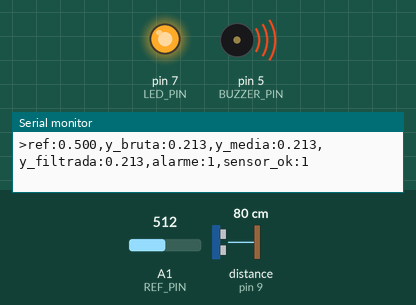
Simulated run of this program. Board: Arduino Uno, built with avr-gcc and run on an emulated ATmega328P. On the bench: output pins drawn as LEDs (lit = HIGH), buzzer (waves = sounding, pin HIGH), the last lines printed to the serial monitor. Wiring (inferred from the names in the program): ultrasonic range finder: trigger pin 8; echo pin 9. The test bench sets the inputs (shaded band); at power-on: distance to the obstacle (sensor on pin 9) 80 cm, A1 (REF_PIN) = 512. The echo pulse lasts 58.3 µs per cm; pins used as bus, display or sensor lines are not drawn.

Above: at 1.2 s.
1.3 s: distance to the obstacle (sensor on pin 9) set to 2 cm
At 2.7 s:
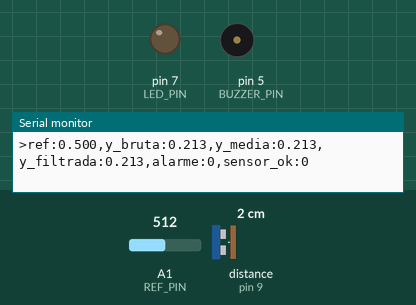
3.0 s: distance to the obstacle (sensor on pin 9) set to 250 cm
At 4.2 s:
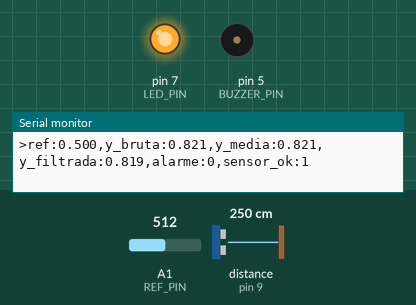
4.9 s: distance to the obstacle (sensor on pin 9) set to 166 cm
7.4 s: distance to the obstacle (sensor on pin 9) set to 155 cm
At 8.5 s:
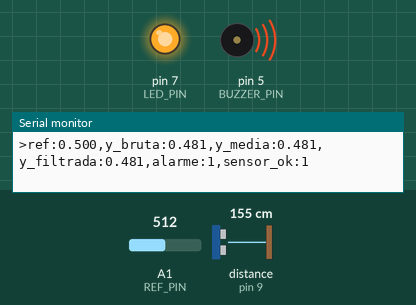
9.2 s: distance to the obstacle (sensor on pin 9) set to 4 cm
At 10.1 s:
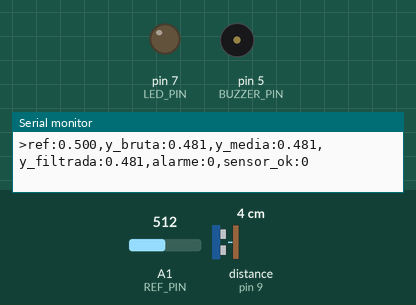
Timing chart, 0 to 11.9 s (numbered marks = the images above; inputs shaded):
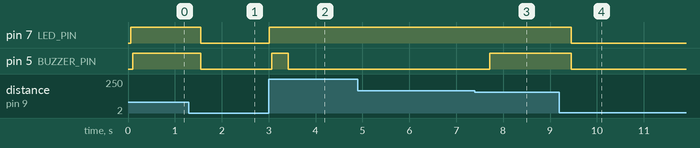

The program:

main.cpp
```cpp
#include <Arduino.h>

// =========================
// Definição de pinos
// =========================
const int TRIG_PIN   = 8;
const int ECHO_PIN   = 9;
const int REF_PIN    = A1;  // potenciômetro → threshold de distância
const int LED_PIN    = 7;   // LED vermelho → sensor ok
const int BUZZER_PIN = 5;   // buzzer → alarme de obstáculo

// =========================
// Parâmetros de amostragem
// =========================
float Ts = 0.05f;  // 50ms

// =========================
// Faixa do sensor
// =========================
const float DIST_MIN_VALIDA  = 20.0f;
const float DIST_MAX_VALIDA  = 300.0f;
const float DIST_MIN_PROJETO = 20.0f;
const float DIST_MAX_PROJETO = 300.0f;
const float DIST_RANGE       = DIST_MAX_PROJETO - DIST_MIN_PROJETO;

// =========================
// Filtro exponencial da saída
// =========================
const float ALPHA = 0.75f;

// =========================
// Filtro do potenciômetro
// =========================
const float ALPHA_REF = 0.85f;

// =========================
// Média móvel
// =========================
const int N_MEDIA = 6;
float janela[N_MEDIA];
int   janela_idx   = 0;
bool  janela_cheia = false;

// =========================
// Rejeição de saltos
// =========================
const float SALTO_MAX_CM = 50.0f;

// =========================
// Robustez de leitura
// =========================
const unsigned long PULSE_TIMEOUT_US = 50000UL;
const int FALHAS_MAX = 5;
int  falhas_consecutivas = 0;
bool sensor_ok = false;

// =========================
// Confirmação do alarme
// =========================
const int CONFIRMACOES_ALARME = 2;
const int CONFIRMACOES_LIVRE  = 3;
int  contador_alarme = 0;
int  contador_livre  = 0;
bool alarme_ativo = false;

// =========================
// Variáveis de estado
// =========================
float dist_valida   = 100.0f;
float dist_media    = 100.0f;
float dist_filtrada = 100.0f;
float ref_filtrado  = 0.5f;

bool primeira_leitura = true;

unsigned long t_prev_ms = 0;

// =========================
// Leitura do sensor
// =========================
bool lerUltrassom(float &dist_cm) {
  digitalWrite(TRIG_PIN, LOW);
  delayMicroseconds(5);
  digitalWrite(TRIG_PIN, HIGH);
  delayMicroseconds(15);
  digitalWrite(TRIG_PIN, LOW);

  unsigned long duracao = pulseIn(ECHO_PIN, HIGH, PULSE_TIMEOUT_US);
  if (duracao == 0) return false;

  float medida = (duracao * 0.0343f) / 2.0f;
  if (medida < DIST_MIN_VALIDA || medida > DIST_MAX_VALIDA) return false;

  dist_cm = medida;
  return true;
}

// =========================
// Média móvel
// =========================
float calcularMedia(float novo_valor) {
  janela[janela_idx] = novo_valor;
  janela_idx = (janela_idx + 1) % N_MEDIA;
  if (janela_idx == 0) janela_cheia = true;

  int n = janela_cheia ? N_MEDIA : janela_idx;
  float soma = 0.0f;
  for (int i = 0; i < n; i++) soma += janela[i];
  return soma / n;
}

void setup() {
  pinMode(TRIG_PIN,   OUTPUT);
  pinMode(ECHO_PIN,   INPUT);
  pinMode(LED_PIN,    OUTPUT);
  pinMode(BUZZER_PIN, OUTPUT);

  digitalWrite(TRIG_PIN,   LOW);
  digitalWrite(LED_PIN,    LOW);
  digitalWrite(BUZZER_PIN, LOW);

  for (int i = 0; i < N_MEDIA; i++) janela[i] = dist_valida;

  ref_filtrado = analogRead(REF_PIN) / 1023.0f;

  Serial.begin(115200);
  t_prev_ms = millis();
}

void loop() {
  if (millis() - t_prev_ms >= (unsigned long)(Ts * 1000.0f)) {
    t_prev_ms += (unsigned long)(Ts * 1000.0f);

    // =========================
    // 1. Leitura do potenciômetro
    // =========================
    float ref_bruto = analogRead(REF_PIN) / 1023.0f;
    ref_filtrado = ALPHA_REF * ref_filtrado + (1.0f - ALPHA_REF) * ref_bruto;
    float ref = ref_filtrado;

    // =========================
    // 2. Leitura bruta do sensor
    // =========================
    float dist_bruta = 0.0f;
    bool leitura_ok = lerUltrassom(dist_bruta);

    if (leitura_ok) {
      falhas_consecutivas = 0;
      sensor_ok = true;

      if (primeira_leitura) {
        dist_valida = dist_bruta;
        primeira_leitura = false;
      } else {
        float salto = fabs(dist_bruta - dist_valida);
        if (salto <= SALTO_MAX_CM) {
          dist_valida = dist_bruta;
        } else {
          dist_valida = 0.7f * dist_valida + 0.3f * dist_bruta;
        }
      }

    } else {
      falhas_consecutivas++;
      sensor_ok = (falhas_consecutivas <= FALHAS_MAX);
    }

    // =========================
    // 3. Média móvel
    // =========================
    dist_media = calcularMedia(dist_valida);

    // =========================
    // 4. Filtro exponencial
    // =========================
    dist_filtrada = ALPHA * dist_filtrada + (1.0f - ALPHA) * dist_media;

    // =========================
    // 5. Normalização [0..1]
    // =========================
    float y_bruta    = constrain((dist_valida   - DIST_MIN_PROJETO) / DIST_RANGE, 0.0f, 1.0f);
    float y_media    = constrain((dist_media    - DIST_MIN_PROJETO) / DIST_RANGE, 0.0f, 1.0f);
    float y_filtrada = constrain((dist_filtrada - DIST_MIN_PROJETO) / DIST_RANGE, 0.0f, 1.0f);

    // =========================
    // 6. Lógica de alarme com confirmação
    // =========================
    if (sensor_ok) {
      if (y_filtrada < ref) {
        contador_alarme++;
        contador_livre = 0;
        if (contador_alarme >= CONFIRMACOES_ALARME) {
          alarme_ativo = true;
        }
      } else {
        contador_livre++;
        contador_alarme = 0;
        if (contador_livre >= CONFIRMACOES_LIVRE) {
          alarme_ativo = false;
        }
      }
    } else {
      alarme_ativo    = false;
      contador_alarme = 0;
      contador_livre  = 0;
    }

    // =========================
    // 7. LED e Buzzer
    // LED aceso  → sensor ok (leitura confiável)
    // LED apagado → sensor com falha
    // Buzzer apita → alarme ativo (objeto passou do threshold)
    // =========================
    digitalWrite(LED_PIN, sensor_ok ? HIGH : LOW);
    digitalWrite(BUZZER_PIN, alarme_ativo ? HIGH : LOW);

    // =========================
    // 8. Log para Teleplot
    // =========================
    Serial.print(">");

    Serial.print("ref:");
    Serial.print(ref, 3);
    Serial.print(",");

    Serial.print("y_bruta:");
    Serial.print(y_bruta, 3);
    Serial.print(",");

    Serial.print("y_media:");
    Serial.print(y_media, 3);
    Serial.print(",");

    Serial.print("y_filtrada:");
    Serial.print(y_filtrada, 3);
    Serial.print(",");

    Serial.print("alarme:");
    Serial.print(alarme_ativo ? 1 : 0);
    Serial.print(",");

    Serial.print("sensor_ok:");
    Serial.println(sensor_ok ? 1 : 0);
  }
}
```

Measured:
- the behaviour switches between 161 and 160 cm on distance to the obstacle (sensor on pin 9) (found by bisection; images 2 and 3)
- after the input at 1.3 s, pin 7 (LED_PIN), pin 5 (BUZZER_PIN): HIGH → LOW after 0.25 s
- after the input at 3.0 s, pin 7 (LED_PIN): LOW → HIGH at once; pin 5 (BUZZER_PIN): LOW → HIGH after 0.07 s, → LOW 0.35 s later
- after the input at 7.4 s, pin 5 (BUZZER_PIN): LOW → HIGH after 0.31 s
- after the input at 9.2 s, pin 7 (LED_PIN), pin 5 (BUZZER_PIN): HIGH → LOW after 0.25 s
